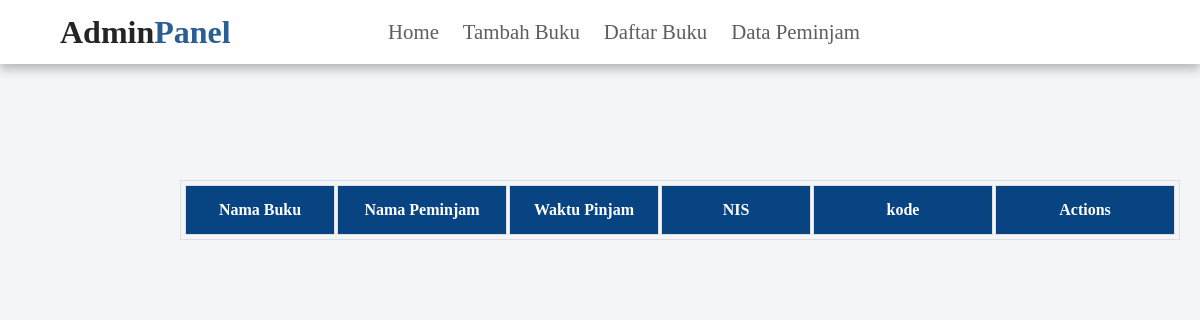
The app's page /daftarpinjam.php, older data.
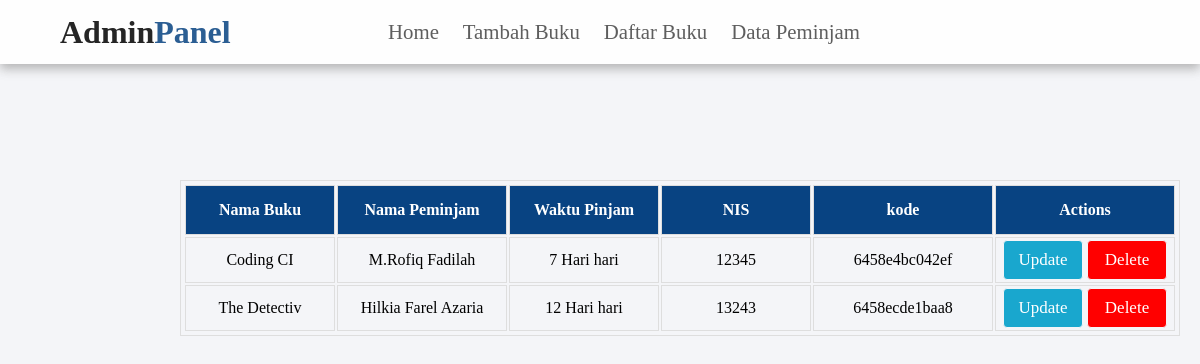
The same page, newer data.
### tables this page shows
CREATE TABLE `data_peminjam` (
  `id` int(11) NOT NULL,
  `nama_buku` varchar(255) NOT NULL,
  `nis` varchar(255) NOT NULL,
  `tgl_pinjam` varchar(255) NOT NULL,
  `nama_peminjam` varchar(255) NOT NULL,
  `kode` varchar(255) NOT NULL
);

### daftarpinjam.php (the view, shortened to what this page needs)
<!DOCTYPE html>
<html lang="en">
<head>
</head>
<body>
<nav class="navbar">
        <div class="navbar-container container">
            <ul class="menu-items" style="margin-right:280px;">
            <li><a href="homepanel.php">Home</a></li>
                <li><a href="adminpage.php">Tambah Buku</a></li>
                <li><a href="daftarbuku.php">Daftar Buku</a></li>
                <li><a href="daftarpinjam.php">Data Peminjam</a></li>
            </ul>
            <h1 class="logo" style="font-size: 2rem;">Admin<span style="color:  #084382;">Panel</span></h1>
        </div>
    </nav>
    <?php
include 'config.php';
$data_peminjam = mysqli_query($conn, "SELECT * FROM data_peminjam");
while($hasil = mysqli_fetch_array($data_peminjam)){
?>
<table class="tables" style="position:relative; left:180px; top:180px;">
	        <tr id="header" style="background-color:#084382;">
            <th style="width: 150px;">Nama Buku</th>
	            <th style="width: 170px;">Nama Peminjam</th>
	            <th style="width: 150px;">Waktu Pinjam</th>
	            <th style="width: 150px;">NIS</th>
                <th style="width: 180px;">kode</th>
                <th style="width: 180px;">Actions</th>
	        </tr>
            <?php if(mysqli_num_rows($data_peminjam)>0){ ?>
	        <?php
	            $no = 1;
	            while($hasil = mysqli_fetch_assoc($data_peminjam)){
	        ?>
            <tr class="tc2">
                <td><?php echo $hasil['nama_buku'];?></td>
	            <td><?php echo $hasil['nama_peminjam'];?></td>
                <td><?php echo $hasil['tgl_pinjam'];?> hari</td>
	            <td><?php echo $hasil['nis'];?></td>
                <td><?php echo $hasil['kode'];?></td>
	            <td>
 <button class="aa" style="background-color:#19A7CE; color:black; border:1px solid #f4f5f8; height:40px; width:80px; border-radius:4px;"><a href="editpinjam.php?id=<?php echo $hasil['id']?>">Update</a></button>
<a href="hapuspinjam.php?id=<?php echo $hasil['id']?>" onclick="return confirm('yakin menghapus data');">
<button class="bb" style="background-color:red; border:1px solid #f4f5f8; height:40px; width:80px; border-radius:4px;">Delete</button>
	</a>
	</td>
	</tr>
    <?php $no++; } ?>
	        <?php }} ?>
	    </table>
</body>
</html>

### daftarpinjam.php (style rules this page uses)
*, *::after, *::before { box-sizing: border-box; padding: 0; margin: 0; font-family: poppins; }
body { background-color: #f4f5f8; font-family: poppins; }
#header { text-align: center; background-color: #009879; color: white; padding: 10px 0; height: 50px; font-size: 16px; }
.tc2 { text-align: center; }
.container { max-width: 1200px; width: 90%; margin: auto; }
.navbar { box-shadow: 0px 5px 10px 0px #aaa; position: fixed; width: 100%; background: #fff; color: #000; opacity: 0.85; z-index: 100; }
.navbar-container { display: flex; justify-content: space-between; height: 64px; align-items: center; }
.menu-items { order: 2; display: flex; }
.logo { order: 1; font-size: 2.3rem; }
.tables, th, td { text-align: center; padding: 2px; border: 1px solid #dedede; }
.aa { width: 70px; font-size: 17px; color: white; background-color: blue; }
.bb { width: 70px; font-size: 17px; color: white; background-color: crimson; }
.menu-items li { list-style: none; margin-left: 1.5rem; font-size: 1.3rem; }
.navbar a { color: #444; text-decoration: none; font-weight: 500; transition: color 0.3s ease-in-out; }
a { text-decoration: none; color: #fff; }

Row changes from the older to the newer data that the page shows:
added data_peminjam: nama_buku "Coding CI", nama_peminjam "M.Rofiq Fadilah", tgl_pinjam "7 Hari", nis "12345", kode "6458e4bc042ef"
added data_peminjam: nama_buku "The Detectiv", nama_peminjam "Hilkia Farel Azaria", tgl_pinjam "12 Hari", nis "13243", kode "6458ecde1baa8"
